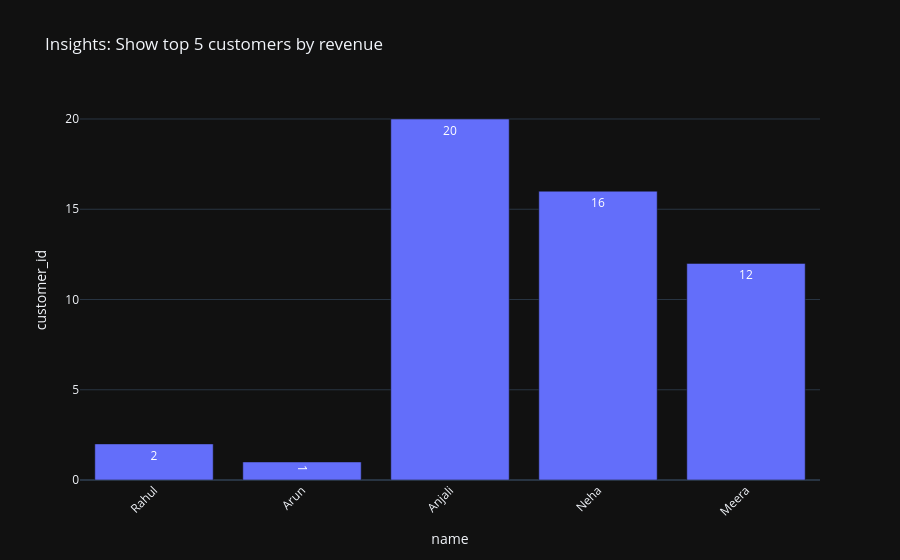

Notebook source saved alongside this figure:
### Code cell
auto_visualize(result, "Show top 5 customers by revenue")

### Figure 1 — Plotly figure (JSON) as saved in the notebook; plotly's stock layout.template omitted (floating-point values rounded to 4 significant figures)
{"data": [{"hovertemplate": "name=%{x}<br>customer_id=%{y}<extra></extra>", "legendgroup": "", "marker": {"color": "#636efa", "pattern": {"shape": ""}}, "name": "", "orientation": "v", "showlegend": false, "textposition": "auto", "texttemplate": "%{y}", "type": "bar", "x": ["Rahul", "Arun", "Anjali", "Neha", "Meera"], "xaxis": "x", "y": [2, 1, 20, 16, 12], "yaxis": "y"}], "layout": {"barmode": "relative", "legend": {"tracegroupgap": 0}, "title": {"text": "Insights: Show top 5 customers by revenue"}, "xaxis": {"anchor": "y", "domain": [0, 1], "tickangle": -45, "title": {"text": "name"}}, "yaxis": {"anchor": "x", "domain": [0, 1], "title": {"text": "customer_id"}}}}
